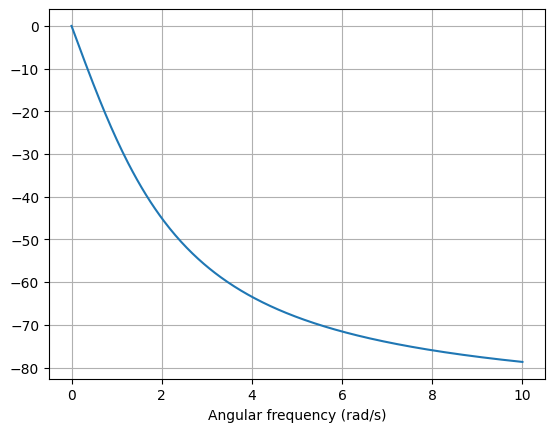

Here is the Python script that generated this plot:
from lcapy import *

a = Circuit('VRC2.sch')

H = a.P1.transfer('P2')

H(jw).phase_degrees.plot((0, 10))

from matplotlib.pyplot import savefig
savefig(__file__.replace('.py', '.png'), bbox_inches='tight')
